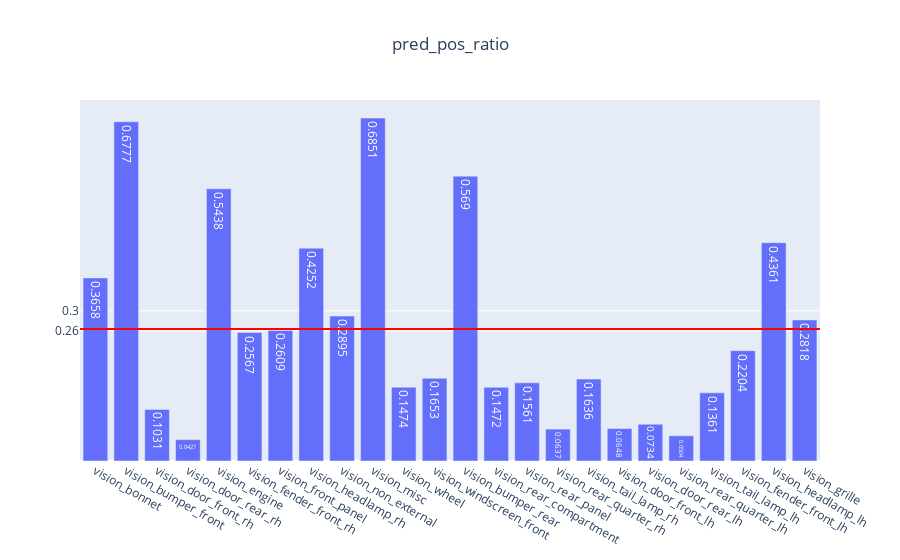

The notebook cell saved with this chart:
### Code cell
genVisMulitlabel(partEvalMetrics, "pred_pos_ratio")

### Figure 1 — Plotly figure (JSON) as saved in the notebook; plotly's stock layout.template omitted (floating-point values rounded to 4 significant figures)
{"data": [{"text": [0.3658, 0.6777, 0.1031, 0.0427, 0.5438, 0.2567, 0.2609, 0.4252, 0.2895, 0.6851, 0.1474, 0.1653, 0.569, 0.1472, 0.1561, 0.0637, 0.1636, 0.0648, 0.0734, 0.0504, 0.1361, 0.2204, 0.4361, 0.2818], "type": "bar", "x": ["vision_bonnet", "vision_bumper_front", "vision_door_front_rh", "vision_door_rear_rh", "vision_engine", "vision_fender_front_rh", "vision_front_panel", "vision_headlamp_rh", "vision_non_external", "vision_misc", "vision_wheel", "vision_windscreen_front", "vision_bumper_rear", "vision_rear_compartment", "vision_rear_panel", "vision_rear_quarter_rh", "vision_tail_lamp_rh", "vision_door_front_lh", "vision_door_rear_lh", "vision_rear_quarter_lh", "vision_tail_lamp_lh", "vision_fender_front_lh", "vision_headlamp_lh", "vision_grille"], "y": [0.3658, 0.6777, 0.1031, 0.0427, 0.5438, 0.2567, 0.2609, 0.4252, 0.2895, 0.6851, 0.1474, 0.1653, 0.569, 0.1472, 0.1561, 0.0637, 0.1636, 0.0648, 0.0734, 0.0504, 0.1361, 0.2204, 0.4361, 0.2818]}], "layout": {"shapes": [{"line": {"color": "red", "width": 2}, "type": "line", "x0": 0, "x1": 1, "xref": "x domain", "y0": 0.2636, "y1": 0.2636, "yref": "y"}], "title": {"text": "pred_pos_ratio", "x": 0.5}, "yaxis": {"tickmode": "array", "tickvals": ["0.26", 0.3, 0.8]}}}
